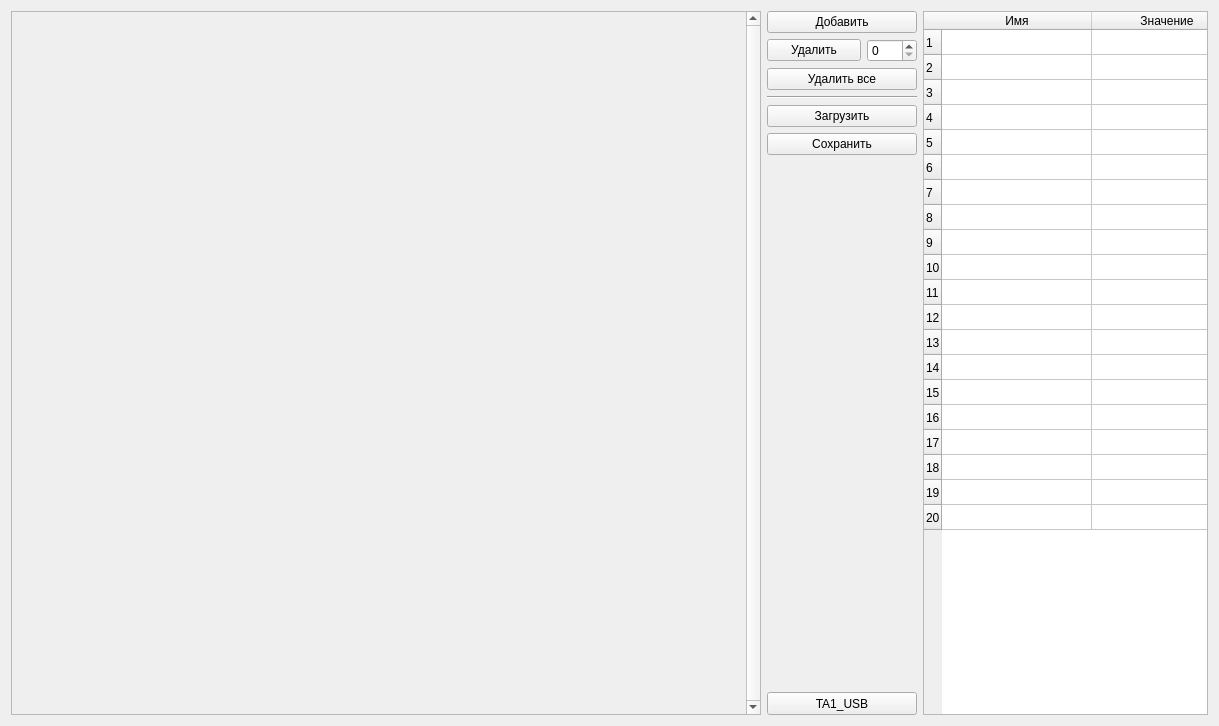
<?xml version="1.0" encoding="UTF-8"?>
<ui version="4.0">
 <class>Form</class>
 <widget class="QWidget" name="Form">
  <property name="geometry">
   <rect>
    <x>0</x>
    <y>0</y>
    <width>1219</width>
    <height>726</height>
   </rect>
  </property>
  <property name="windowTitle">
   <string>ta1_usb</string>
  </property>
  <layout class="QVBoxLayout" name="verticalLayout">
   <item>
    <layout class="QHBoxLayout" name="horizontalLayout">
     <item>
      <widget class="QScrollArea" name="scrollArea">
       <property name="sizePolicy">
        <sizepolicy hsizetype="Minimum" vsizetype="Expanding">
         <horstretch>0</horstretch>
         <verstretch>0</verstretch>
        </sizepolicy>
       </property>
       <property name="minimumSize">
        <size>
         <width>750</width>
         <height>0</height>
        </size>
       </property>
       <property name="verticalScrollBarPolicy">
        <enum>Qt::ScrollBarAlwaysOn</enum>
       </property>
       <property name="horizontalScrollBarPolicy">
        <enum>Qt::ScrollBarAlwaysOff</enum>
       </property>
       <property name="widgetResizable">
        <bool>true</bool>
       </property>
       <property name="alignment">
        <set>Qt::AlignLeading|Qt::AlignLeft|Qt::AlignTop</set>
       </property>
       <widget class="QWidget" name="scrollAreaWidgetContents">
        <property name="geometry">
         <rect>
          <x>0</x>
          <y>0</y>
          <width>731</width>
          <height>704</height>
         </rect>
        </property>
       </widget>
      </widget>
     </item>
     <item>
      <layout class="QGridLayout" name="gridLayout">
       <property name="sizeConstraint">
        <enum>QLayout::SetMinimumSize</enum>
       </property>
       <item row="11" column="0">
        <spacer name="verticalSpacer">
         <property name="orientation">
          <enum>Qt::Vertical</enum>
         </property>
         <property name="sizeHint" stdset="0">
          <size>
           <width>20</width>
           <height>40</height>
          </size>
         </property>
        </spacer>
       </item>
       <item row="3" column="0">
        <widget class="QPushButton" name="DltUnitPButt">
         <property name="sizePolicy">
          <sizepolicy hsizetype="Minimum" vsizetype="Fixed">
           <horstretch>0</horstretch>
           <verstretch>0</verstretch>
          </sizepolicy>
         </property>
         <property name="text">
          <string>Удалить</string>
         </property>
        </widget>
       </item>
       <item row="2" column="0" colspan="2">
        <widget class="QPushButton" name="AddUnitPButt">
         <property name="sizePolicy">
          <sizepolicy hsizetype="Minimum" vsizetype="Fixed">
           <horstretch>0</horstretch>
           <verstretch>0</verstretch>
          </sizepolicy>
         </property>
         <property name="minimumSize">
          <size>
           <width>150</width>
           <height>0</height>
          </size>
         </property>
         <property name="text">
          <string>Добавить</string>
         </property>
        </widget>
       </item>
       <item row="7" column="0" colspan="2">
        <widget class="QPushButton" name="SaveCfgPButt">
         <property name="sizePolicy">
          <sizepolicy hsizetype="Minimum" vsizetype="Fixed">
           <horstretch>0</horstretch>
           <verstretch>0</verstretch>
          </sizepolicy>
         </property>
         <property name="minimumSize">
          <size>
           <width>150</width>
           <height>0</height>
          </size>
         </property>
         <property name="text">
          <string>Сохранить</string>
         </property>
        </widget>
       </item>
       <item row="4" column="0" colspan="2">
        <widget class="QPushButton" name="DltAllUnitsPButt">
         <property name="sizePolicy">
          <sizepolicy hsizetype="Minimum" vsizetype="Fixed">
           <horstretch>0</horstretch>
           <verstretch>0</verstretch>
          </sizepolicy>
         </property>
         <property name="minimumSize">
          <size>
           <width>150</width>
           <height>0</height>
          </size>
         </property>
         <property name="text">
          <string>Удалить все</string>
         </property>
        </widget>
       </item>
       <item row="5" column="0" colspan="2">
        <widget class="Line" name="line">
         <property name="orientation">
          <enum>Qt::Horizontal</enum>
         </property>
        </widget>
       </item>
       <item row="6" column="0" colspan="2">
        <widget class="QPushButton" name="LoadCfgPButt">
         <property name="sizePolicy">
          <sizepolicy hsizetype="Minimum" vsizetype="Fixed">
           <horstretch>0</horstretch>
           <verstretch>0</verstretch>
          </sizepolicy>
         </property>
         <property name="minimumSize">
          <size>
           <width>150</width>
           <height>0</height>
          </size>
         </property>
         <property name="text">
          <string>Загрузить</string>
         </property>
        </widget>
       </item>
       <item row="3" column="1">
        <widget class="QSpinBox" name="DltUnitNumSBox">
         <property name="sizePolicy">
          <sizepolicy hsizetype="Fixed" vsizetype="Fixed">
           <horstretch>0</horstretch>
           <verstretch>0</verstretch>
          </sizepolicy>
         </property>
         <property name="minimumSize">
          <size>
           <width>50</width>
           <height>0</height>
          </size>
         </property>
        </widget>
       </item>
       <item row="12" column="0" colspan="2">
        <widget class="QPushButton" name="InterfaceChngButt">
         <property name="minimumSize">
          <size>
           <width>150</width>
           <height>23</height>
          </size>
         </property>
         <property name="text">
          <string>TA1_USB</string>
         </property>
        </widget>
       </item>
      </layout>
     </item>
     <item>
      <widget class="QTableWidget" name="DataTable">
       <property name="sizePolicy">
        <sizepolicy hsizetype="Expanding" vsizetype="Expanding">
         <horstretch>0</horstretch>
         <verstretch>0</verstretch>
        </sizepolicy>
       </property>
       <property name="minimumSize">
        <size>
         <width>250</width>
         <height>0</height>
        </size>
       </property>
       <property name="horizontalScrollBarPolicy">
        <enum>Qt::ScrollBarAlwaysOff</enum>
       </property>
       <property name="rowCount">
        <number>20</number>
       </property>
       <attribute name="horizontalHeaderCascadingSectionResizes">
        <bool>false</bool>
       </attribute>
       <attribute name="horizontalHeaderMinimumSectionSize">
        <number>50</number>
       </attribute>
       <attribute name="horizontalHeaderDefaultSectionSize">
        <number>150</number>
       </attribute>
       <attribute name="horizontalHeaderStretchLastSection">
        <bool>true</bool>
       </attribute>
       <attribute name="verticalHeaderDefaultSectionSize">
        <number>25</number>
       </attribute>
       <row/>
       <row/>
       <row/>
       <row/>
       <row/>
       <row/>
       <row/>
       <row/>
       <row/>
       <row/>
       <row/>
       <row/>
       <row/>
       <row/>
       <row/>
       <row/>
       <row/>
       <row/>
       <row/>
       <row/>
       <column>
        <property name="text">
         <string notr="true">Имя</string>
        </property>
        <property name="toolTip">
         <string notr="true"/>
        </property>
        <property name="whatsThis">
         <string notr="true"/>
        </property>
       </column>
       <column>
        <property name="text">
         <string>Значение</string>
        </property>
        <property name="textAlignment">
         <set>AlignCenter</set>
        </property>
       </column>
       <item row="0" column="0">
        <property name="text">
         <string/>
        </property>
       </item>
       <item row="1" column="0">
        <property name="text">
         <string/>
        </property>
       </item>
      </widget>
     </item>
    </layout>
   </item>
  </layout>
 </widget>
 <resources/>
 <connections/>
</ui>
